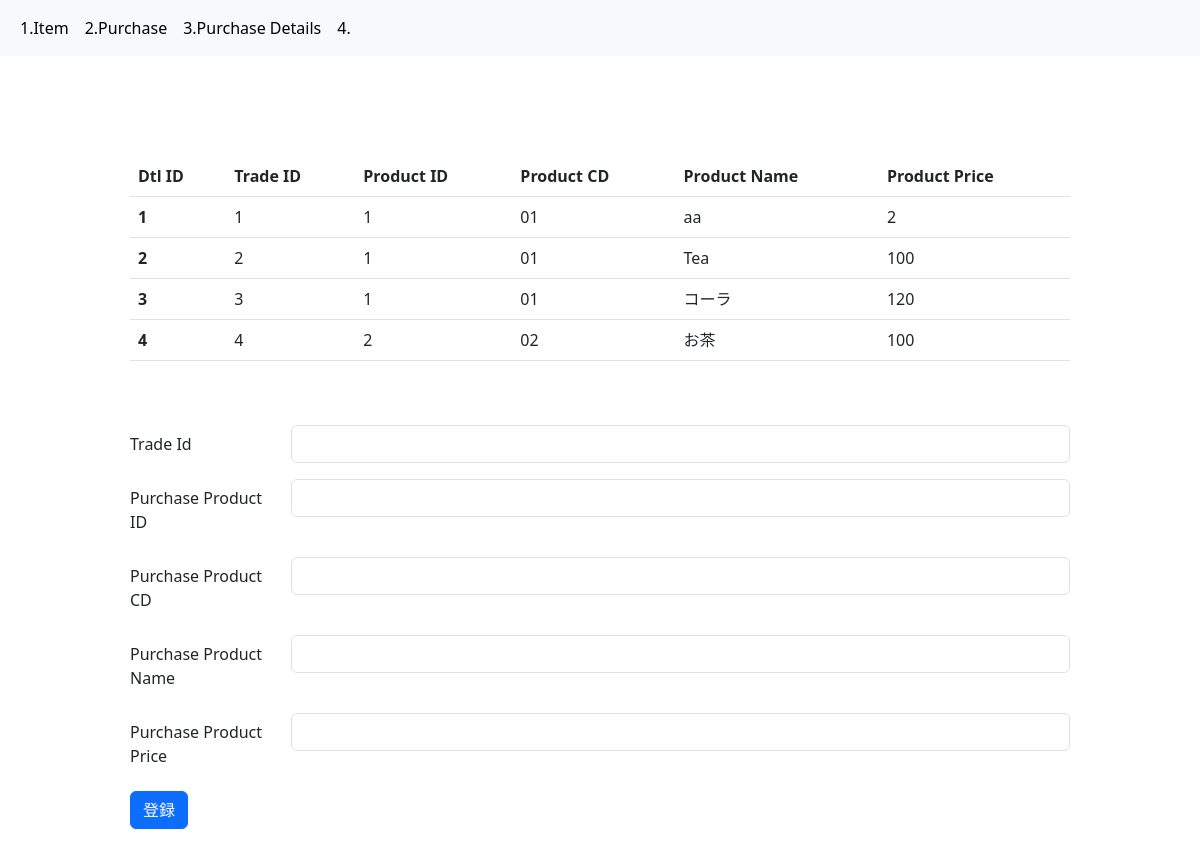
Screenshot of /purchase_detail with the database file from the repository.
### mymodels.py (models this page shows, shortened)
class PurchaseDetail(db.Model):
  __tablename__ = "purchase_details"
  dtl_id = db.Column(db.Integer,primary_key=True,autoincrement=True)
  trd_id = db.Column(db.Integer)
  prd_id = db.Column(db.Integer)
  prd_cd = db.Column(db.String)
  prd_name = db.Column(db.String)
  prd_price = db.Column(db.Integer)

### app.py (the view)
@app.route("/purchase_detail")
def purchase_detail():
  purchase_details = PurchaseDetail.query.all()
  return render_template("3_purchase_details.html", purchase_details=purchase_details)

### templates/3_purchase_details.html
{% extends "base.html"%} {% block content %}
<table class="table">
  <thead>
    <tr>
      <th scope="col">Dtl ID</th>
      <th scope="col">Trade ID</th>
      <th scope="col">Product ID</th>
      <th scope="col">Product CD</th>
      <th scope="col">Product Name</th>
      <th scope="col">Product Price</th>
    </tr>
  </thead>
  <tbody>
    {% for purchase_detail in purchase_details %}
    <tr>
      <th scope="row">{{purchase_detail.dtl_id}}</th>
      <td>{{purchase_detail.trd_id}}</td>
      <td>{{purchase_detail.prd_id}}</td>
      <td>{{purchase_detail.prd_cd}}</td>
      <td>{{purchase_detail.prd_name}}</td>
      <td>{{purchase_detail.prd_price}}</td>
    </tr>
    {% endfor %}
  </tbody>
</table>
<br/>
<br/>
<form method="post" action="/add_purchase_detail">
  <div class="row mb-3">
    <label for="input-purchase_detail-trd_id" class="col-sm-2 col-form-label">Trade Id</label>
    <div class="col-sm-10">
      <input type="number" class="form-control" id="input-purchase_detail-trd_id" name="input-purchase_detail-trd_id">
    </div>
  </div>
  <div class="row mb-3">
    <label for="input-purchase_detail-prd_id" class="col-sm-2 col-form-label">Purchase Product ID</label>
    <div class="col-sm-10">
      <input type="number" class="form-control" id="input-purchase_detail-prd_id" name="input-purchase_detail-prd_id">
    </div>
  </div>
  <div class="row mb-3">
    <label for="input-purchase_detail-prd_cd" class="col-sm-2 col-form-label">Purchase Product CD</label>
    <div class="col-sm-10">
      <input type="text" class="form-control" id="input-purchase_detail-prd_cd" name="input-purchase_detail-prd_cd">
    </div>
  </div>
  <div class="row mb-3">
    <label for="input-purchase_detail-prd_name" class="col-sm-2 col-form-label">Purchase Product Name</label>
    <div class="col-sm-10">
      <input type="text" class="form-control" id="input-purchase_detail-prd_name" name="input-purchase_detail-prd_name">
    </div>
  </div>
  <div class="row mb-3">
    <label for="input-purchase_detail-prd_price" class="col-sm-2 col-form-label">Purchase Product Price</label>
    <div class="col-sm-10">
      <input type="number" class="form-control" id="input-purchase_detail-prd_price" name="input-purchase_detail-prd_price">
    </div>
  </div>
  <button type="submit" class="btn btn-primary">登録</button>
</form>
{% endblock %}

### rows the page displays
PurchaseDetail: dtl_id "1", trd_id "1", prd_id "1", prd_cd "01", prd_name "aa", prd_price "2"
PurchaseDetail: dtl_id "2", trd_id "2", prd_id "1", prd_cd "01", prd_name "Tea", prd_price "100"
PurchaseDetail: dtl_id "3", trd_id "3", prd_id "1", prd_cd "01", prd_name "コーラ", prd_price "120"
PurchaseDetail: dtl_id "4", trd_id "4", prd_id "2", prd_cd "02", prd_name "お茶", prd_price "100"
